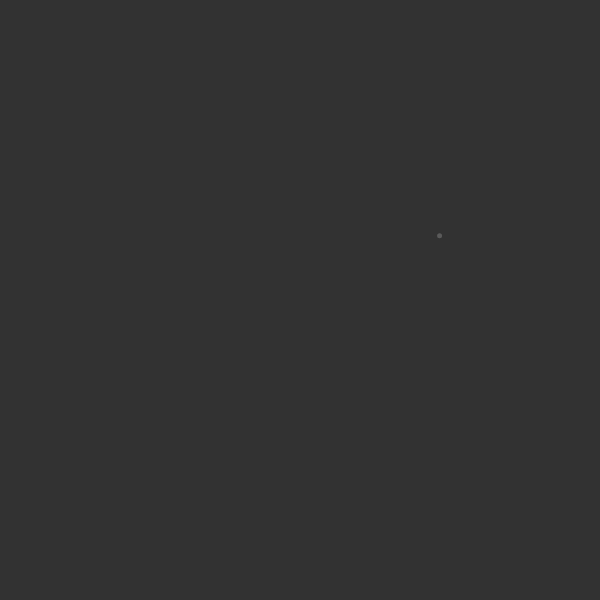
Frame 1 (no input)
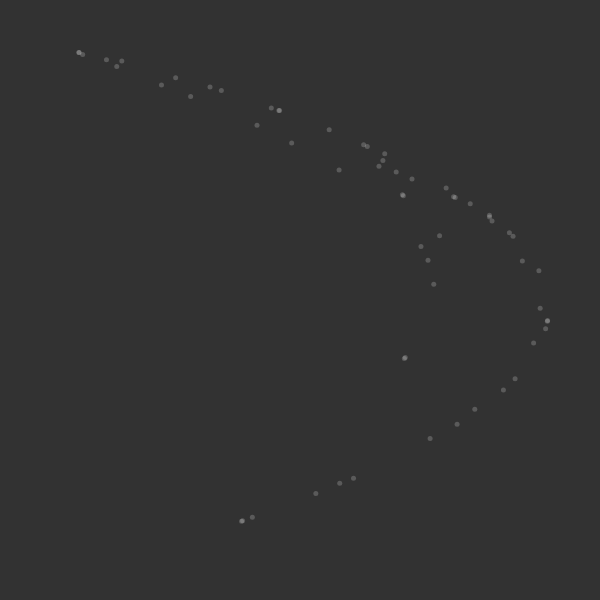
Frame 60 (no input)
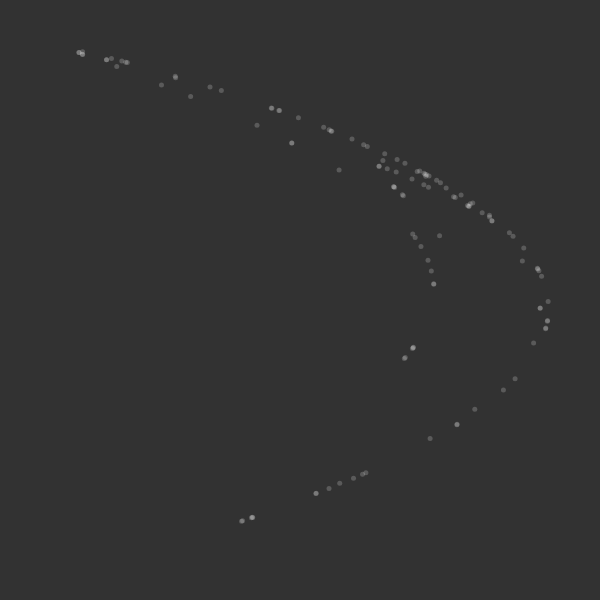
Frame 120 (the mouse pressed at the canvas centre since frame 60)

The p5.js sketch that drew these frames (run headless with seeded random() and noise() and a simulated clock; from frame 60 on, the mouse is pressed at the canvas centre):

// p5.js sketch
// ── sketch.js
// Henon attractor

let new_x;
let new_y;

function setup() {
  createCanvas(600, 600);
  background(50);
  new_x = random(-1.0,1.0);
  new_y = random(-1.0,1.0);
}

function draw() {
  //background(0);
  var old_x = new_x;
  var old_y = new_y;
  
  new_x = 1.29 - (old_x*old_x) + 0.3 * old_y;
  new_y = old_x;
  
  console.log(new_x + '--' + new_y);
  stroke('white'); // Change the color
strokeWeight(5); // Make the points 10 pixels in size

var draw_x = map(new_x,-2,2,0,width);
var draw_y = map(new_y,-2,2,height,0);
 stroke(255,50);
  point(draw_x,draw_y);
 
}
